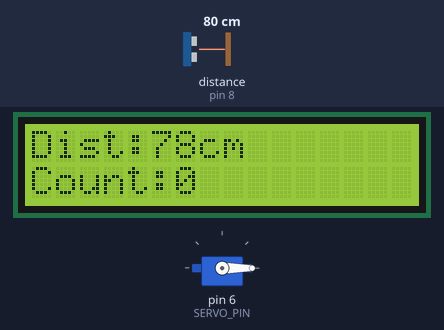
Simulated run of this sketch. Board: Arduino Uno, built with avr-gcc and run on an emulated ATmega328P. On the bench: 16×2 character LCD, servo. Wiring (inferred from the names in the program): ultrasonic range finder: trigger pin 9; echo pin 8. The test bench sets the inputs (shaded band); at power-on: distance to the obstacle (sensor on pin 8) 80 cm. The echo pulse lasts 58.3 µs per cm; what the sketch prints to the serial monitor is not drawn.

Above: at 2.2 s.
2.3 s: distance to the obstacle (sensor on pin 8) set to 55 cm
At 3.4 s:
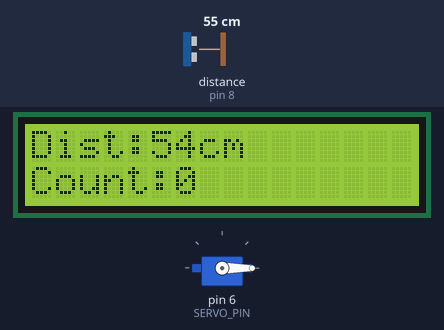
3.8 s: distance to the obstacle (sensor on pin 8) set to 47 cm
At 5.0 s:
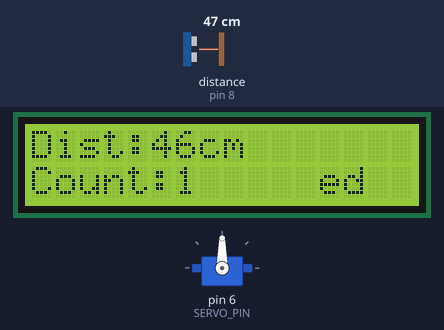
5.3 s: distance to the obstacle (sensor on pin 8) set to 18 cm
At 6.3 s:
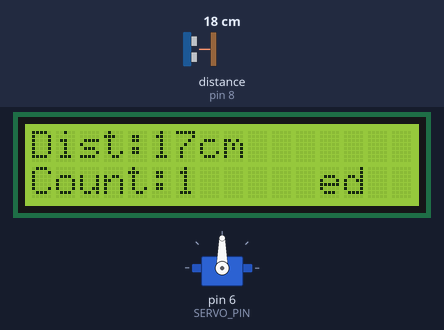
6.8 s: distance to the obstacle (sensor on pin 8) set to 2 cm
At 10.1 s:
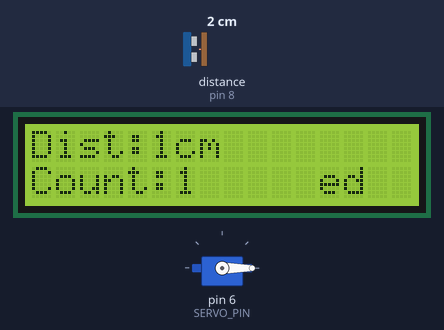
Timing chart, 0 to 10.8 s (numbered marks = the images above; inputs shaded):
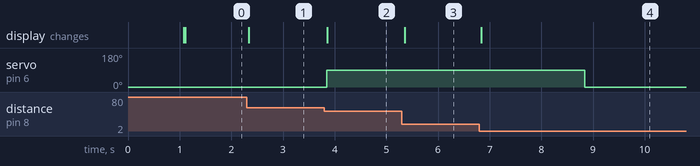

The sketch:

SmartTollGate.ino
```cpp
#include <Wire.h>
#include <LiquidCrystal_I2C.h>
#include <Servo.h>

#define TRIG 9
#define ECHO 8
#define SERVO_PIN 6
#define DIST_LIMIT 50       // Distance threshold (cm)
#define MAX_DISTANCE 400    // Ignore unrealistic readings

LiquidCrystal_I2C lcd(0x27, 16, 2);
Servo gate;

int count = 0;

bool vehicleDetected = false;
bool gateOpen = false;

unsigned long gateOpenTime = 0;
const unsigned long gateDuration = 5000;  // Gate stays open for 5 seconds

void setup() {
  Serial.begin(9600);

  pinMode(TRIG, OUTPUT);
  pinMode(ECHO, INPUT);

  lcd.init();
  lcd.backlight();

  gate.attach(SERVO_PIN);
  gate.write(0);  // Gate closed

  lcd.setCursor(0, 0);
  lcd.print("Toll Gate Ready");
  delay(1000);
  lcd.clear();
}

// --------------------------------------------------

void loop() {

  long distance = getDistance();

  // Ignore invalid readings
  if (distance <= 0 || distance > MAX_DISTANCE) {
    return;
  }

  // Display distance
  lcd.setCursor(0, 0);
  lcd.print("Dist:");
  lcd.print(distance);
  lcd.print("cm   ");

  Serial.print("Distance: ");
  Serial.print(distance);
  Serial.println(" cm");

  // -------- Vehicle Entry Detection --------
  if (distance < DIST_LIMIT && !vehicleDetected) {
    vehicleDetected = true;
    openGate();
  }

  // -------- Reset Detection When Vehicle Leaves --------
  if (distance >= DIST_LIMIT && vehicleDetected && !gateOpen) {
    vehicleDetected = false;
  }

  // -------- Auto Close Gate (Non-Blocking) --------
  if (gateOpen && millis() - gateOpenTime >= gateDuration) {
    closeGate();
  }

  // Display vehicle count
  lcd.setCursor(0, 1);
  lcd.print("Count:");
  lcd.print(count);
  lcd.print("     ");
}

long getDistance() {
  digitalWrite(TRIG, LOW);
  delayMicroseconds(2);

  digitalWrite(TRIG, HIGH);
  delayMicroseconds(10);
  digitalWrite(TRIG, LOW);

  long duration = pulseIn(ECHO, HIGH, 30000);
  long distance = duration * 0.034 / 2;

  return distance;
}

void openGate() {
  gate.write(90);  // Open gate
  gateOpen = true;
  gateOpenTime = millis();

  count++;

  lcd.setCursor(0, 1);
  lcd.print("Vehicle Passed");
  Serial.println("Gate Opened");
}

void closeGate() {
  gate.write(0);   // Close gate
  gateOpen = false;

  Serial.println("Gate Closed");
}
```

Measured:
- the behaviour switches between 51 and 50 cm on distance to the obstacle (sensor on pin 8) (found by bisection; images 1 and 2)
- after the input at 2.3 s, the display: changes at once (image 1)
- after the input at 3.8 s, servo on pin 6 (SERVO_PIN): 0° → 90° after 0.05 s; the display: changes after 0.05 s (image 2)
- after the input at 5.3 s, the display: changes after 0.05 s (image 3)
- after the input at 6.8 s, the display: changes at once (image 4)
